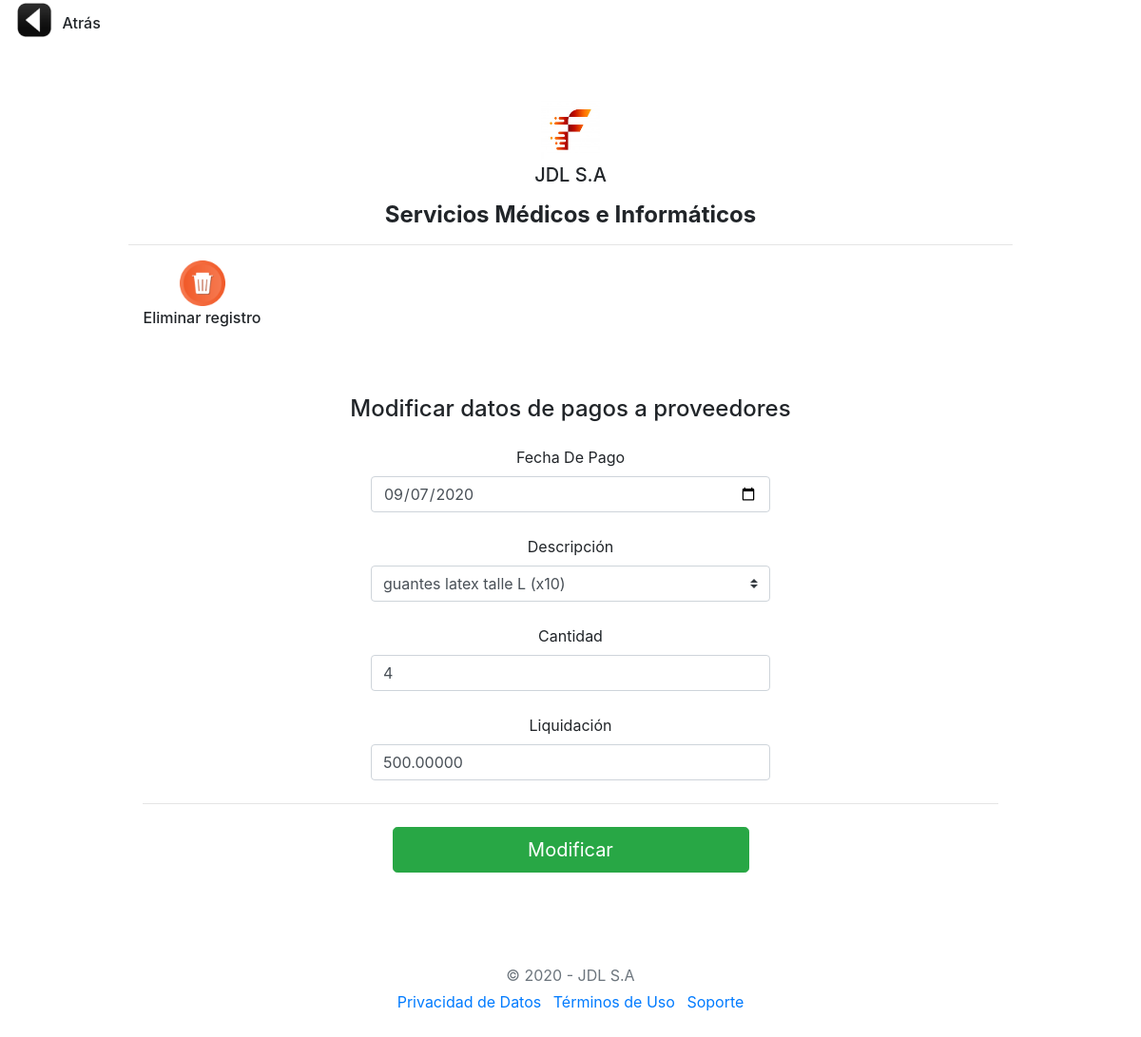
Page /admin/modifica2.php?id_pago=1 on the committed database.
### tables this page shows
CREATE TABLE `pagos` (
  `id_pago` int(8) NOT NULL,
  `fecha_pago` date DEFAULT NULL,
  `descripcion_pago` varchar(50) DEFAULT NULL,
  `cantidad_pago` int(8) DEFAULT NULL,
  `liqui_pago` decimal(12,5) DEFAULT NULL,
  `dni_pago` int(8) DEFAULT NULL
);

### admin/modifica2.php (the view, shortened to what this page needs)
<!doctype html>
<html>
<?php
    require "../metodos.php";
?>
<body background="../img/admin2.jpg" style="background-size:cover";>
  <div class="col-md"><h2>
		<img border="0" src="../img/atras.png" width="42" height="42" title="Volver al menú"
    onclick=location.href='../admin/'; onKeyPress=location.href='../admin/'; style='cursor:pointer';/>
    <label for="boton_atras"><h6>Atrás</h6></label>
  </h2></div>
    <div class="container">
  <div class="py-5 text-center">
    <div class="col-md"><img class="d-block mx-auto mb-1" src="../img/jdlsa2.png" alt="" width="62" height="62"></div>
    <div class="col-md"><h5>JDL S.A</h5></div>
    <p class="lead "><h4><strong>Servicios Médicos e Informáticos</strong></h4></p>
  <hr>
    <div class="col-sm-2">
		<img border="0" src="../img/delete.png" width="48" height="48" title="Eliminar"
            <?php echo " onclick=location.href='"
												. "cuidado2.php?id_pago=".$_GET['id_pago'] . "'"; ?>;
						<?php echo " onKeyPress=location.href='"
												. "cuidado2.php?id_pago=".$_GET['id_pago'] . "'"; ?>
						style='cursor:pointer';/>
            <label for="boton_eliminar"><h6>Eliminar registro</h6></label>
	</h2></div>
  </div>
    <div class="col-md-12 order-md-1">
    <DIV ALIGN=center>
      <h4 class="mb-4">Modificar datos de pagos a proveedores</h4>
      </div>
<?php
   require "../conexion.php";
    $sql = "SELECT * from pagos where id_pago = " . $_GET['id_pago'];
	$query = $mysqli->query($sql);
	while($resultado = $query->fetch_assoc()) {
        $pagos[] = $resultado;
    }
    $sql = "SELECT * from insumos order by id_insumo";
    $query = $mysqli->query($sql);
    while($resultado = $query->fetch_assoc()) {
          $insumos[] = $resultado;
      }
?>
    <DIV ALIGN=center>
          <div class="col-md-6 mb-4">
            <label for="fecha_pago">Fecha De Pago</label>
            <input type="date" class="form-control" id="fecha" name="fecha_pago" placeholder="" value=<?php echo "'".$pagos[0]['fecha_pago']."'" ?> required>
          </div>
          <div class="col-md-6 mb-4">
           <label for="descripcion_pago">Descripción</label>
           <select class="custom-select d-block w-100" name="descripcion_pago" required>
           <?php
				     $long = count($insumos);
				     for($i=0; $i< $long; $i++){
				     echo "<option";
				     echo " value=" .$insumos[$i]['descripcion_insumo'] ."," .$insumos[$i]['cantidad_insumo'] . ">";
                 echo $insumos[$i]['descripcion_insumo'];
				     echo "</option>";
             }
				   ?>
            </select>
          </div>
          <div class="col-md-6 mb-4">
            <label for="cantidad_pago">Cantidad</label>
            <input type="text" class="form-control" id="cantidad" name="cantidad_pago" placeholder="" value=<?php echo "'".$pagos[0]['cantidad_pago']."'" ?> required>
          </div>
          <div class="col-md-6 mb-4">
            <label for="liqui_pago">Liquidación</label>
            <input type="text" class="form-control" id="liquidaciones" name="liqui_pago" placeholder="" value=<?php echo "'".$pagos[0]['liqui_pago']."'" ?> required>
          </div>
    </div>
        <hr class="mb-4">
        <DIV ALIGN=center>
        <button class="btn btn-success btn-lg btn-block col-sm-5" type="submit">Modificar</button>
    </div>
  </div> </div>
  <footer class="my-5 pt-5 text-muted text-center text-small">
    <p class="mb-1">&copy; 2020 - JDL S.A</p>
    <ul class="list-inline">
      <li class="list-inline-item"><a href="#">Privacidad de Datos</a></li>
      <li class="list-inline-item"><a href="#">Términos de Uso</a></li>
      <li class="list-inline-item"><a href="#">Soporte</a></li>
    </ul>
  </footer>
</body>
</html>

### js/form-validation.css (style rules this page uses)
.container { max-width: 960px; }

### rows in the picture
pagos: fecha_pago "09/07/2020", cantidad_pago "4", liqui_pago "500.00000"

### other values in the picture
form field descripcion_pago "guantes latex talle L (x10)"
